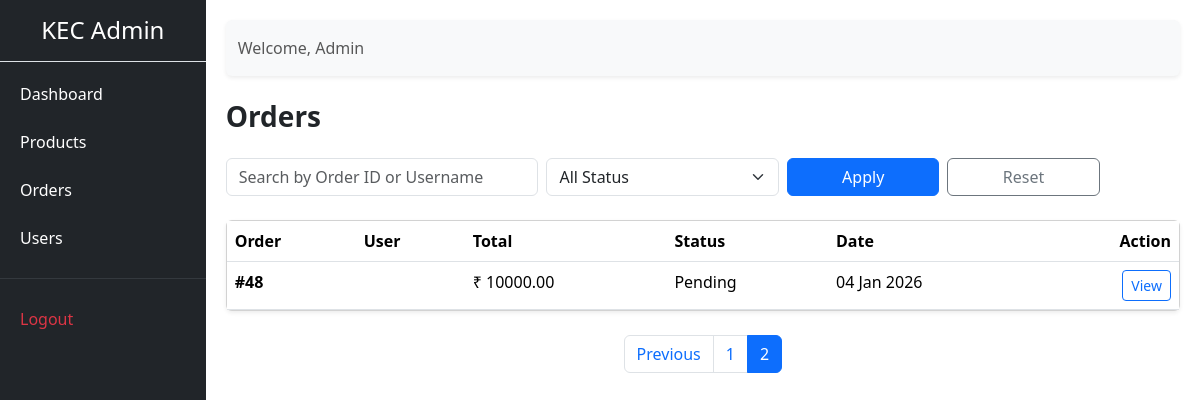
Before: /admin-panel/orders/?page=5&q=&status= (signed in) with the older database file.
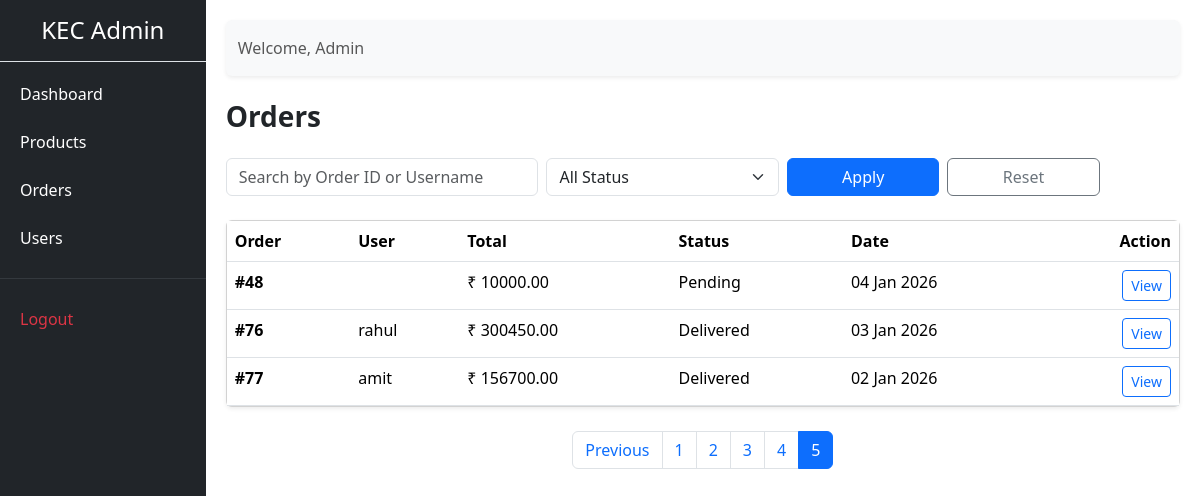
After: the same page with the newer database file.
### store/models.py (models this page shows, shortened)
class Order(models.Model):
    STATUS_CHOICES = (
        ('pending', 'Pending'),
        ('shipped', 'Shipped'),
        ('delivered', 'Delivered'),
        ('confirmed', 'Confirmed'),
        ('cancelled', 'Cancelled'),
    )
    PAYMENT_STATUS = (
        ('pending', 'Pending'),
        ('paid', 'Paid'),
        ('failed', 'Failed'),
    )
    PAYMENT_METHOD = (
        ('cod', 'Cash On Delivery'),
        ('razorpay', 'Razorpay'),
    )
    user = models.ForeignKey(User, on_delete=models.SET_NULL, null=True, blank=True)
    full_name = models.CharField(max_length=200)
    email = models.EmailField()
    phone = models.CharField(max_length=15)
    address = models.TextField()
    city = models.CharField(max_length=100)
    pincode = models.CharField(max_length=10)
    notes = models.TextField(blank=True, null=True)
    status = models.CharField(max_length=20, choices=STATUS_CHOICES, default='pending')
    payment_method = models.CharField(max_length=20, choices=PAYMENT_METHOD, null=True,blank=True)
    payment_status = models.CharField(max_length=20, choices=PAYMENT_STATUS, default='pending')
    razorpay_order_id = models.CharField(max_length=100, blank=True, null=True)
    razorpay_payment_id = models.CharField(max_length=100, blank=True, null=True)
    razorpay_signature = models.CharField(max_length=200, blank=True, null=True)
    created_at = models.DateTimeField(auto_now_add=True)
    @property
    def total_amount(self):
        return sum(item.subtotal for item in self.items.all())

class OrderItem(models.Model):
    order = models.ForeignKey(Order, on_delete=models.CASCADE, related_name="items")
    product = models.ForeignKey(Product, on_delete=models.SET_NULL, null=True)
    quantity = models.PositiveIntegerField(default=1)
    price = models.DecimalField(max_digits=10, decimal_places=2)
    @property
    def subtotal(self):
        return self.quantity * self.price

### adminpanel/views.py (the view)
# urls.py: path('orders/', views.order_list, name='order_list'),
@login_required(login_url='adminpanel:login')
@user_passes_test(is_admin)
def order_list(request):
    orders_qs = Order.objects.select_related('user').order_by('-created_at')
    status_choices = [
        'Pending',
        'Confirmed',
        'Shipped',
        'Delivered',
        'Cancelled',
    ]
    search_query = request.GET.get('q', '').strip()
    if search_query:
        orders_qs = orders_qs.filter(
            Q(id__icontains=search_query) |
            Q(user__username__icontains=search_query)
        )
    status_filter = request.GET.get('status', '').strip()
    if status_filter:
        orders_qs = orders_qs.filter(status__iexact=status_filter)
    paginator = Paginator(orders_qs, 10)  # 10 orders per page
    page_number = request.GET.get('page')
    try:
        orders = paginator.page(page_number)
    except PageNotAnInteger:
        orders = paginator.page(1)
    except EmptyPage:
        orders = paginator.page(paginator.num_pages)
    return render(request, 'adminpanel/orders/order_list.html', {
        'orders': orders,
        'status_choices': status_choices,
        'search_query': search_query,
        'status_filter': status_filter,
    })

### adminpanel/views.py (called while the page is built)
def is_admin(user):
    return user.is_authenticated and user.is_staff

### store/context_processors.py (called while the page is built)
def wishlist_count(request):
    if request.user.is_authenticated:
        count = Wishlist.objects.filter(user=request.user).count()
    else:
        count = 0
    return {'wishlist_count': count}

### adminpanel/templates/adminpanel/orders/order_list.html (shortened to what this page needs)
{% extends 'adminpanel/base.html' %}
{% block content %}
<h3 class="fw-bold mb-4">Orders</h3>
<form method="get" class="row g-2 mb-4">
    <div class="col-md-4">
        <input type="text"
               name="q"
               value="{{ search_query|default:'' }}"
               class="form-control"
               placeholder="Search by Order ID or Username">
    </div>
    <div class="col-md-3">
        <select name="status" class="form-select">
            <option value="">All Status</option>
        </select>
    </div>
    <div class="col-md-2">
        <button class="btn btn-primary w-100">Apply</button>
    </div>
    <div class="col-md-2">
        <a href="{% url 'adminpanel:order_list' %}" class="btn btn-outline-secondary w-100">
            Reset
        </a>
    </div>
</form>
<div class="card shadow-sm">
    <div class="card-body p-0">
        <table class="table admin-table mb-0">
            <thead>
                <tr>
                    <th>Order</th>
                    <th>User</th>
                    <th>Total</th>
                    <th>Status</th>
                    <th>Date</th>
                    <th class="text-end">Action</th>
                </tr>
            </thead>
            <tbody>
                {% for order in orders %}
                <tr>
                    <td><strong>#{{ order.id }}</strong></td>
                    <td>{{ order.user.username }}</td>
                    <td>₹ {{ order.total_amount }}</td>
                    <td>
                        <span class="status-badge status-{{ order.status|lower }}">
                            {{ order.status|title }}
                        </span>
                    </td>
                    <td>{{ order.created_at|date:"d M Y" }}</td>
                    <td class="text-end">
                        <a href="{% url 'adminpanel:order_detail' order.id %}"
                           class="btn btn-sm btn-outline-primary">
                            View
                        </a>
                    </td>
                </tr>
                {% empty %}
                <tr>
                    <td colspan="6" class="text-center py-4 text-muted">
                        No orders found
                    </td>
                </tr>
                {% endfor %}
            </tbody>
        </table>
    </div>
</div>
{% if orders.paginator.num_pages > 1 %}
<nav class="mt-4">
    <ul class="pagination justify-content-center">
        {% if orders.has_previous %}
        <li class="page-item">
            <a class="page-link"
               href="?page={{ orders.previous_page_number }}&q={{ search_query }}&status={{ status_filter }}">
               Previous
            </a>
        </li>
        {% endif %}
        {% for num in orders.paginator.page_range %}
        <li class="page-item {% if orders.number == num %}active{% endif %}">
            <a class="page-link"
               href="?page={{ num }}&q={{ search_query }}&status={{ status_filter }}">
               {{ num }}
            </a>
        </li>
        {% endfor %}
    </ul>
</nav>
{% endif %}
{% endblock %}

Changed rows visible on the page:
added Order: id "76", user.username "rahul", total_amount "300450.00", status "Delivered", created_at "03 Jan 2026"
added Order: id "77", user.username "amit", total_amount "156700.00", status "Delivered", created_at "02 Jan 2026"
Other visible differences:
new list line: "3"
new list line: "4"
new list line: "5"
